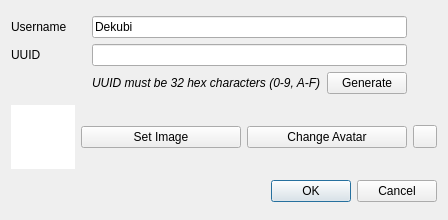
<?xml version="1.0" encoding="UTF-8"?>
<ui version="4.0">
 <class>NewUserDialog</class>
 <widget class="QDialog" name="NewUserDialog">
  <property name="geometry">
   <rect>
    <x>0</x>
    <y>0</y>
    <width>448</width>
    <height>220</height>
   </rect>
  </property>
  <property name="windowTitle">
   <string>New User</string>
  </property>
  <layout class="QGridLayout" name="gridLayout_2">
   <item row="2" column="1" colspan="3">
    <widget class="QDialogButtonBox" name="buttonBox">
     <property name="orientation">
      <enum>Qt::Orientation::Horizontal</enum>
     </property>
     <property name="standardButtons">
      <set>QDialogButtonBox::StandardButton::Cancel|QDialogButtonBox::StandardButton::Ok</set>
     </property>
    </widget>
   </item>
   <item row="1" column="2">
    <widget class="QPushButton" name="setAvatar">
     <property name="text">
      <string>Change Avatar</string>
     </property>
    </widget>
   </item>
   <item row="1" column="1">
    <widget class="QPushButton" name="selectImage">
     <property name="text">
      <string>Set Image</string>
     </property>
    </widget>
   </item>
   <item row="1" column="3">
    <widget class="QToolButton" name="revert">
     <property name="text">
      <string/>
     </property>
    </widget>
   </item>
   <item row="0" column="0" colspan="4">
    <layout class="QGridLayout" name="gridLayout">
     <item row="1" column="0">
      <widget class="QLabel" name="label">
       <property name="text">
        <string>UUID</string>
       </property>
      </widget>
     </item>
     <item row="0" column="1" colspan="2">
      <widget class="QLineEdit" name="username">
       <property name="text">
        <string>Dekubi</string>
       </property>
      </widget>
     </item>
     <item row="1" column="1" colspan="2">
      <widget class="QLineEdit" name="uuid"/>
     </item>
     <item row="0" column="0">
      <widget class="QLabel" name="label_2">
       <property name="text">
        <string>Username</string>
       </property>
      </widget>
     </item>
     <item row="2" column="1">
      <widget class="QLabel" name="label_3">
       <property name="font">
        <font>
         <italic>true</italic>
        </font>
       </property>
       <property name="text">
        <string>UUID must be 32 hex characters (0-9, A-F)</string>
       </property>
      </widget>
     </item>
     <item row="2" column="2">
      <widget class="QPushButton" name="generate">
       <property name="text">
        <string>Generate</string>
       </property>
      </widget>
     </item>
     <item row="1" column="3">
      <widget class="QLabel" name="uuidVerified">
       <property name="sizePolicy">
        <sizepolicy hsizetype="Fixed" vsizetype="Preferred">
         <horstretch>0</horstretch>
         <verstretch>0</verstretch>
        </sizepolicy>
       </property>
       <property name="minimumSize">
        <size>
         <width>24</width>
         <height>0</height>
        </size>
       </property>
      </widget>
     </item>
     <item row="0" column="3">
      <widget class="QLabel" name="usernameVerified">
       <property name="text">
        <string/>
       </property>
      </widget>
     </item>
    </layout>
   </item>
   <item row="1" column="0">
    <widget class="QGraphicsView" name="image">
     <property name="sizePolicy">
      <sizepolicy hsizetype="Expanding" vsizetype="Expanding">
       <horstretch>0</horstretch>
       <verstretch>0</verstretch>
      </sizepolicy>
     </property>
     <property name="minimumSize">
      <size>
       <width>64</width>
       <height>64</height>
      </size>
     </property>
     <property name="maximumSize">
      <size>
       <width>64</width>
       <height>64</height>
      </size>
     </property>
     <property name="frameShape">
      <enum>QFrame::Shape::NoFrame</enum>
     </property>
     <property name="frameShadow">
      <enum>QFrame::Shadow::Plain</enum>
     </property>
     <property name="verticalScrollBarPolicy">
      <enum>Qt::ScrollBarPolicy::ScrollBarAlwaysOff</enum>
     </property>
     <property name="horizontalScrollBarPolicy">
      <enum>Qt::ScrollBarPolicy::ScrollBarAlwaysOff</enum>
     </property>
     <property name="interactive">
      <bool>false</bool>
     </property>
    </widget>
   </item>
  </layout>
 </widget>
 <resources/>
 <connections>
  <connection>
   <sender>buttonBox</sender>
   <signal>accepted()</signal>
   <receiver>NewUserDialog</receiver>
   <slot>accept()</slot>
   <hints>
    <hint type="sourcelabel">
     <x>248</x>
     <y>254</y>
    </hint>
    <hint type="destinationlabel">
     <x>157</x>
     <y>274</y>
    </hint>
   </hints>
  </connection>
  <connection>
   <sender>buttonBox</sender>
   <signal>rejected()</signal>
   <receiver>NewUserDialog</receiver>
   <slot>reject()</slot>
   <hints>
    <hint type="sourcelabel">
     <x>316</x>
     <y>260</y>
    </hint>
    <hint type="destinationlabel">
     <x>286</x>
     <y>274</y>
    </hint>
   </hints>
  </connection>
 </connections>
</ui>
